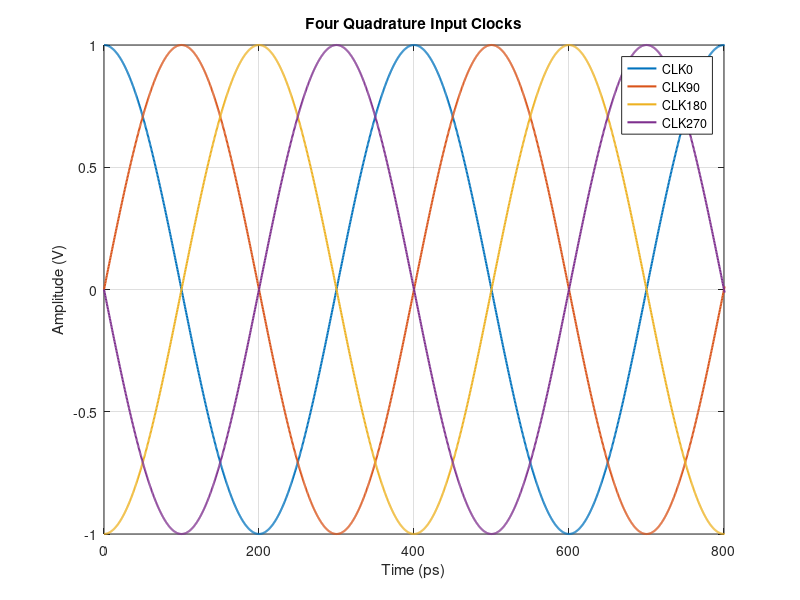
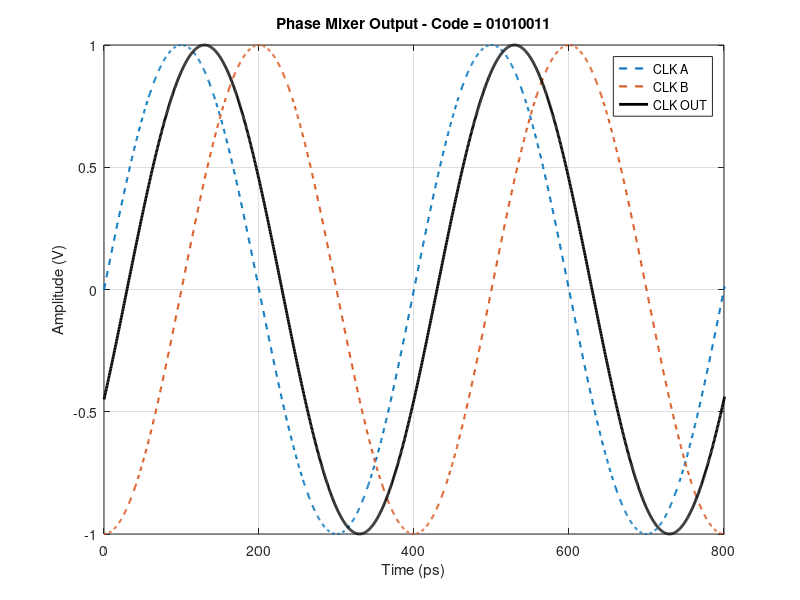
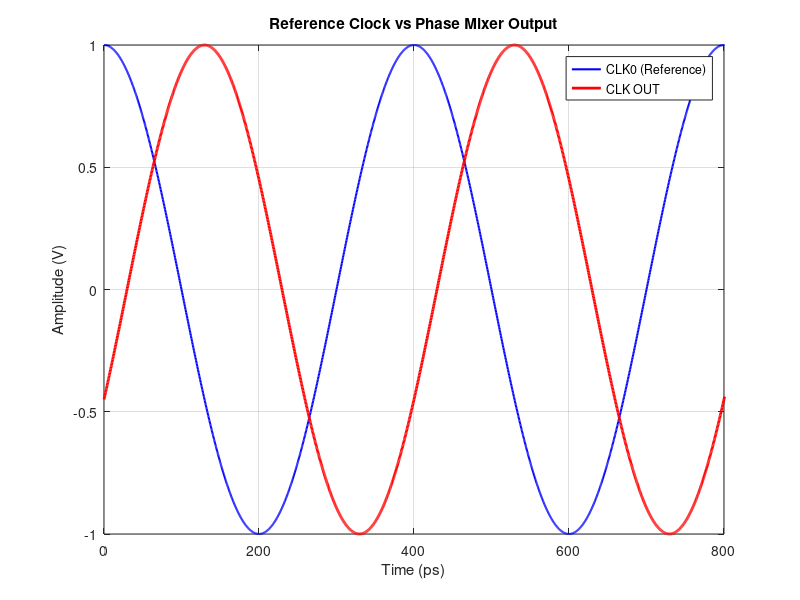
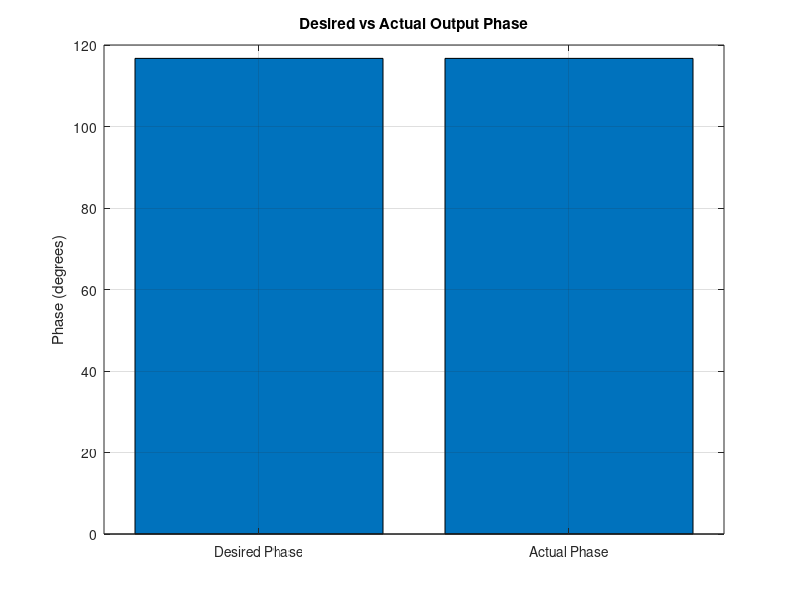

The MATLAB source for these figures, in order:
clc;
clear;
close all;

%% Parameters

f_clk = 2.5e9;        % frequency = 2.5 GHz
T = 1/f_clk;          % period = 400 ps
A = 1;                % amplitude = 1 V

N = 1000;             % Samples per clock period
dt = T/N;            % Sampling interval

num_cycles = 5;       % Number of clock cycles
t = 0:dt:num_cycles*T-dt;

%% Generate Four Clocks

omega = 2*pi*f_clk;

CLK0   = A*cos(omega*t);
CLK90  = A*cos(omega*t - pi/2);
CLK180 = A*cos(omega*t - pi);
CLK270 = A*cos(omega*t - 3*pi/2);

%% 8 bit input 

phase_code = '01010011';
phase_quadrant = phase_code(1:2);   % First 2 bits
phase_angle = phase_code(3:8);  % Remaining 6 bits
decimal_quad = bin2dec(phase_quadrant);
decimal_angle = bin2dec(phase_angle);

disp(decimal_quad);
disp(decimal_angle);

%% calculate theta

theta = (90/64)*decimal_angle;

%% Quad Selection

switch decimal_quad
    case 0
        CLK_A = CLK0;
        CLK_B = CLK90;

    case 1
        CLK_A = CLK90;
        CLK_B = CLK180;

    case 2
        CLK_A = CLK180;
        CLK_B = CLK270;

    case 3
        CLK_A = CLK270;
        CLK_B = CLK0;
end

%% wa and wb

wa = cos(theta*(pi/180));
wb = sin(theta*(pi/180)); 

%% output clock 

CLK_OUT = wa * CLK_A + wb * CLK_B;

%% phase comparison

phase_desired = decimal_quad*90 + theta;
phase_actual = decimal_quad*90 + atan2d(wb, wa) ;
phase_error = phase_actual - phase_desired;

%% Plot Input Clocks

figure;

plot(t*1e12, CLK0, 'LineWidth', 1.5);
hold on;
plot(t*1e12, CLK90, 'LineWidth', 1.5);
plot(t*1e12, CLK180, 'LineWidth', 1.5);
plot(t*1e12, CLK270, 'LineWidth', 1.5);

xlabel('Time (ps)');
ylabel('Amplitude (V)');
title('Four Quadrature Input Clocks');

legend('CLK0', 'CLK90', 'CLK180', 'CLK270');
grid on;
xlim([0 2*T*1e12]);

%% Plot Selected Clocks and Output

figure;

plot(t*1e12, CLK_A, '--', 'LineWidth', 1.5);
hold on;

plot(t*1e12, CLK_B, '--', 'LineWidth', 1.5);

plot(t*1e12, CLK_OUT, 'k', 'LineWidth', 2);

xlabel('Time (ps)');
ylabel('Amplitude (V)');

title(['Phase Mixer Output - Code = ', phase_code]);

legend('CLK A', 'CLK B', 'CLK OUT');

grid on;
xlim([0 2*T*1e12]);

%% Plot Reference Clock vs Output Clock

figure;

plot(t*1e12, CLK0, 'b', 'LineWidth', 1.5);
hold on;

plot(t*1e12, CLK_OUT, 'r', 'LineWidth', 2);

xlabel('Time (ps)');
ylabel('Amplitude (V)');

title('Reference Clock vs Phase Mixer Output');

legend('CLK0 (Reference)', 'CLK OUT');

grid on;
xlim([0 2*T*1e12]);

%% Plot Desired vs Actual Phase

figure;

bar([phase_desired phase_actual]);

set(gca, 'XTickLabel', {'Desired Phase', 'Actual Phase'});

ylabel('Phase (degrees)');
title('Desired vs Actual Output Phase');

grid on;

%% Display Phase Error

fprintf('\n--- Phase Mixer Results ---\n');

fprintf('Quadrant       = %d\n', decimal_quad);
fprintf('Fine Code      = %d\n', decimal_angle);
fprintf('Theta          = %.4f degrees\n', theta);

fprintf('Desired Phase  = %.4f degrees\n', phase_desired);
fprintf('Actual Phase   = %.4f degrees\n', phase_actual);

fprintf('Phase Error    = %.8f degrees\n', phase_error);
